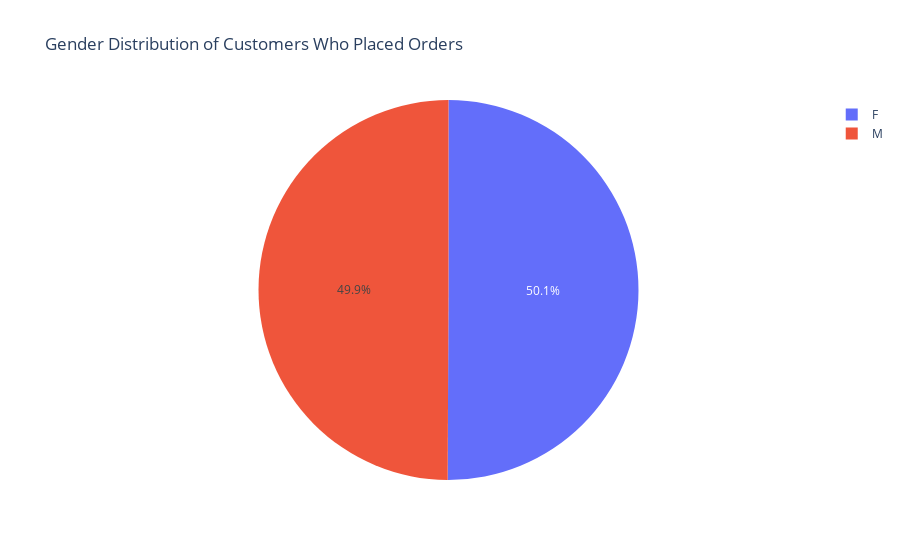

Write notebook code for a chart like this one.
### Markdown cell above
## Gender Analysis

> Investigate the gender distribution of customers who placed orders.

### Code cell
import plotly.graph_objects as go

# Count the number of orders for each gender
gender_counts = orders['gender'].value_counts()

# Create a Pie chart using Plotly
fig = go.Figure(data=[go.Pie(labels=gender_counts.index, values=gender_counts.values)])

# Update layout
fig.update_layout(title='Gender Distribution of Customers Who Placed Orders')

# Show the plot
fig.show()

### Figure 1 — Plotly figure (JSON) as saved in the notebook; plotly's stock layout.template omitted (floating-point values rounded to 4 significant figures)
{"data": [{"labels": ["F", "M"], "type": "pie", "values": [62701, 62525]}], "layout": {"title": {"text": "Gender Distribution of Customers Who Placed Orders"}}}
